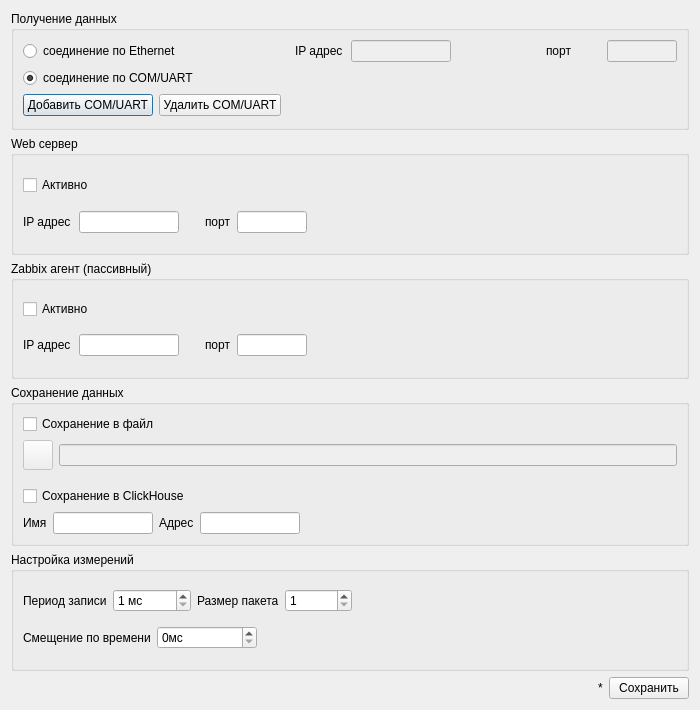
<?xml version="1.0" encoding="UTF-8"?>
<ui version="4.0">
 <class>SettingsDialog</class>
 <widget class="QDialog" name="SettingsDialog">
  <property name="geometry">
   <rect>
    <x>0</x>
    <y>0</y>
    <width>700</width>
    <height>710</height>
   </rect>
  </property>
  <property name="minimumSize">
   <size>
    <width>550</width>
    <height>350</height>
   </size>
  </property>
  <property name="maximumSize">
   <size>
    <width>700</width>
    <height>16777215</height>
   </size>
  </property>
  <property name="windowTitle">
   <string>Настройки</string>
  </property>
  <layout class="QVBoxLayout" name="verticalLayout_3">
   <item>
    <widget class="QGroupBox" name="groupBox">
     <property name="title">
      <string>Получение данных</string>
     </property>
     <layout class="QVBoxLayout" name="verticalLayout">
      <item>
       <layout class="QGridLayout" name="gridLayout">
        <item row="0" column="0">
         <widget class="QRadioButton" name="rbtnConnectByEthernet">
          <property name="text">
           <string>соединение по Ethernet</string>
          </property>
         </widget>
        </item>
        <item row="0" column="6">
         <widget class="QLineEdit" name="txtTCPPort">
          <property name="enabled">
           <bool>false</bool>
          </property>
          <property name="maximumSize">
           <size>
            <width>70</width>
            <height>16777215</height>
           </size>
          </property>
         </widget>
        </item>
        <item row="0" column="3">
         <widget class="QLineEdit" name="txtIPAddr">
          <property name="enabled">
           <bool>false</bool>
          </property>
          <property name="minimumSize">
           <size>
            <width>100</width>
            <height>0</height>
           </size>
          </property>
          <property name="maximumSize">
           <size>
            <width>100</width>
            <height>16777215</height>
           </size>
          </property>
         </widget>
        </item>
        <item row="0" column="1">
         <spacer name="horizontalSpacer">
          <property name="orientation">
           <enum>Qt::Horizontal</enum>
          </property>
          <property name="sizeType">
           <enum>QSizePolicy::MinimumExpanding</enum>
          </property>
          <property name="sizeHint" stdset="0">
           <size>
            <width>10</width>
            <height>20</height>
           </size>
          </property>
         </spacer>
        </item>
        <item row="0" column="5">
         <widget class="QLabel" name="label_5">
          <property name="minimumSize">
           <size>
            <width>55</width>
            <height>0</height>
           </size>
          </property>
          <property name="text">
           <string>порт</string>
          </property>
         </widget>
        </item>
        <item row="0" column="2">
         <widget class="QLabel" name="label">
          <property name="minimumSize">
           <size>
            <width>50</width>
            <height>0</height>
           </size>
          </property>
          <property name="text">
           <string>IP адрес</string>
          </property>
         </widget>
        </item>
        <item row="1" column="0">
         <widget class="QRadioButton" name="rbtnConnectByCom">
          <property name="minimumSize">
           <size>
            <width>0</width>
            <height>0</height>
           </size>
          </property>
          <property name="text">
           <string>соединение по COM/UART</string>
          </property>
          <property name="checked">
           <bool>true</bool>
          </property>
         </widget>
        </item>
        <item row="0" column="4">
         <spacer name="horizontalSpacer_4">
          <property name="orientation">
           <enum>Qt::Horizontal</enum>
          </property>
          <property name="sizeType">
           <enum>QSizePolicy::MinimumExpanding</enum>
          </property>
          <property name="sizeHint" stdset="0">
           <size>
            <width>10</width>
            <height>20</height>
           </size>
          </property>
         </spacer>
        </item>
       </layout>
      </item>
      <item>
       <layout class="QHBoxLayout" name="horizontalLayout_3">
        <item>
         <widget class="QPushButton" name="btnAddCOM">
          <property name="text">
           <string>Добавить COM/UART</string>
          </property>
         </widget>
        </item>
        <item>
         <widget class="QPushButton" name="btnDelCOM">
          <property name="text">
           <string>Удалить COM/UART</string>
          </property>
         </widget>
        </item>
        <item>
         <spacer name="horizontalSpacer_5">
          <property name="orientation">
           <enum>Qt::Horizontal</enum>
          </property>
          <property name="sizeHint" stdset="0">
           <size>
            <width>40</width>
            <height>20</height>
           </size>
          </property>
         </spacer>
        </item>
       </layout>
      </item>
     </layout>
    </widget>
   </item>
   <item>
    <widget class="QGroupBox" name="groupBox_3">
     <property name="minimumSize">
      <size>
       <width>0</width>
       <height>111</height>
      </size>
     </property>
     <property name="title">
      <string>Web сервер</string>
     </property>
     <layout class="QVBoxLayout" name="verticalLayout_5">
      <item>
       <widget class="QCheckBox" name="chbWebActive">
        <property name="text">
         <string>Активно</string>
        </property>
       </widget>
      </item>
      <item>
       <layout class="QHBoxLayout" name="horizontalLayout">
        <item>
         <widget class="QLabel" name="label_2">
          <property name="minimumSize">
           <size>
            <width>50</width>
            <height>0</height>
           </size>
          </property>
          <property name="text">
           <string>IP адрес</string>
          </property>
         </widget>
        </item>
        <item>
         <widget class="QLineEdit" name="txtWebIPAddr">
          <property name="enabled">
           <bool>true</bool>
          </property>
          <property name="minimumSize">
           <size>
            <width>100</width>
            <height>0</height>
           </size>
          </property>
          <property name="maximumSize">
           <size>
            <width>100</width>
            <height>16777215</height>
           </size>
          </property>
         </widget>
        </item>
        <item>
         <spacer name="horizontalSpacer_7">
          <property name="orientation">
           <enum>Qt::Horizontal</enum>
          </property>
          <property name="sizeType">
           <enum>QSizePolicy::Fixed</enum>
          </property>
          <property name="sizeHint" stdset="0">
           <size>
            <width>20</width>
            <height>20</height>
           </size>
          </property>
         </spacer>
        </item>
        <item>
         <widget class="QLabel" name="label_6">
          <property name="text">
           <string>порт</string>
          </property>
         </widget>
        </item>
        <item>
         <widget class="QLineEdit" name="txtWebPort">
          <property name="enabled">
           <bool>true</bool>
          </property>
          <property name="maximumSize">
           <size>
            <width>70</width>
            <height>16777215</height>
           </size>
          </property>
         </widget>
        </item>
        <item>
         <spacer name="horizontalSpacer_6">
          <property name="orientation">
           <enum>Qt::Horizontal</enum>
          </property>
          <property name="sizeType">
           <enum>QSizePolicy::MinimumExpanding</enum>
          </property>
          <property name="sizeHint" stdset="0">
           <size>
            <width>10</width>
            <height>20</height>
           </size>
          </property>
         </spacer>
        </item>
       </layout>
      </item>
     </layout>
    </widget>
   </item>
   <item>
    <widget class="QGroupBox" name="groupBox_4">
     <property name="minimumSize">
      <size>
       <width>0</width>
       <height>100</height>
      </size>
     </property>
     <property name="title">
      <string>Zabbix агент (пассивный)</string>
     </property>
     <layout class="QVBoxLayout" name="verticalLayout_6">
      <item>
       <widget class="QCheckBox" name="chbZabbixActive">
        <property name="text">
         <string>Активно</string>
        </property>
       </widget>
      </item>
      <item>
       <layout class="QHBoxLayout" name="horizontalLayout_5">
        <item>
         <widget class="QLabel" name="label_3">
          <property name="minimumSize">
           <size>
            <width>50</width>
            <height>0</height>
           </size>
          </property>
          <property name="text">
           <string>IP адрес</string>
          </property>
         </widget>
        </item>
        <item>
         <widget class="QLineEdit" name="txtZabbixIPAddr">
          <property name="enabled">
           <bool>true</bool>
          </property>
          <property name="minimumSize">
           <size>
            <width>100</width>
            <height>0</height>
           </size>
          </property>
          <property name="maximumSize">
           <size>
            <width>100</width>
            <height>16777215</height>
           </size>
          </property>
         </widget>
        </item>
        <item>
         <spacer name="horizontalSpacer_8">
          <property name="orientation">
           <enum>Qt::Horizontal</enum>
          </property>
          <property name="sizeType">
           <enum>QSizePolicy::Fixed</enum>
          </property>
          <property name="sizeHint" stdset="0">
           <size>
            <width>20</width>
            <height>20</height>
           </size>
          </property>
         </spacer>
        </item>
        <item>
         <widget class="QLabel" name="label_8">
          <property name="text">
           <string>порт</string>
          </property>
         </widget>
        </item>
        <item>
         <widget class="QLineEdit" name="txtZabbixPort">
          <property name="enabled">
           <bool>true</bool>
          </property>
          <property name="maximumSize">
           <size>
            <width>70</width>
            <height>16777215</height>
           </size>
          </property>
         </widget>
        </item>
        <item>
         <spacer name="horizontalSpacer_9">
          <property name="orientation">
           <enum>Qt::Horizontal</enum>
          </property>
          <property name="sizeType">
           <enum>QSizePolicy::MinimumExpanding</enum>
          </property>
          <property name="sizeHint" stdset="0">
           <size>
            <width>10</width>
            <height>20</height>
           </size>
          </property>
         </spacer>
        </item>
       </layout>
      </item>
     </layout>
    </widget>
   </item>
   <item>
    <widget class="QGroupBox" name="grbSaveData">
     <property name="title">
      <string>Сохранение данных</string>
     </property>
     <layout class="QVBoxLayout" name="verticalLayout_2">
      <item>
       <widget class="QCheckBox" name="chbArchEna">
        <property name="enabled">
         <bool>true</bool>
        </property>
        <property name="toolTip">
         <string>Активно</string>
        </property>
        <property name="layoutDirection">
         <enum>Qt::LeftToRight</enum>
        </property>
        <property name="text">
         <string>Сохранение в файл</string>
        </property>
       </widget>
      </item>
      <item>
       <layout class="QHBoxLayout" name="horizontalLayout_2">
        <property name="bottomMargin">
         <number>10</number>
        </property>
        <item>
         <widget class="QPushButton" name="btnArchPath">
          <property name="enabled">
           <bool>false</bool>
          </property>
          <property name="minimumSize">
           <size>
            <width>30</width>
            <height>30</height>
           </size>
          </property>
          <property name="maximumSize">
           <size>
            <width>30</width>
            <height>30</height>
           </size>
          </property>
          <property name="text">
           <string/>
          </property>
          <property name="icon">
           <iconset resource="../resources/resource.qrc">
            <normaloff>:/SVMonitor/images/open.png</normaloff>:/SVMonitor/images/open.png</iconset>
          </property>
         </widget>
        </item>
        <item>
         <widget class="QLineEdit" name="txtArchPath">
          <property name="enabled">
           <bool>false</bool>
          </property>
          <property name="minimumSize">
           <size>
            <width>200</width>
            <height>0</height>
           </size>
          </property>
         </widget>
        </item>
       </layout>
      </item>
      <item>
       <widget class="QCheckBox" name="chbSaveToChEna">
        <property name="text">
         <string>Сохранение в ClickHouse</string>
        </property>
       </widget>
      </item>
      <item>
       <layout class="QHBoxLayout" name="horizontalLayout_9">
        <property name="topMargin">
         <number>0</number>
        </property>
        <item>
         <widget class="QLabel" name="label_10">
          <property name="text">
           <string>Имя</string>
          </property>
         </widget>
        </item>
        <item>
         <widget class="QLineEdit" name="txtChName">
          <property name="maximumSize">
           <size>
            <width>100</width>
            <height>16777215</height>
           </size>
          </property>
         </widget>
        </item>
        <item>
         <widget class="QLabel" name="label_11">
          <property name="text">
           <string>Адрес</string>
          </property>
         </widget>
        </item>
        <item>
         <widget class="QLineEdit" name="txtChAddr">
          <property name="minimumSize">
           <size>
            <width>0</width>
            <height>0</height>
           </size>
          </property>
          <property name="maximumSize">
           <size>
            <width>100</width>
            <height>16777215</height>
           </size>
          </property>
         </widget>
        </item>
        <item>
         <spacer name="horizontalSpacer_10">
          <property name="orientation">
           <enum>Qt::Horizontal</enum>
          </property>
          <property name="sizeHint" stdset="0">
           <size>
            <width>40</width>
            <height>20</height>
           </size>
          </property>
         </spacer>
        </item>
       </layout>
      </item>
     </layout>
    </widget>
   </item>
   <item>
    <widget class="QGroupBox" name="groupBox_2">
     <property name="sizePolicy">
      <sizepolicy hsizetype="Preferred" vsizetype="Preferred">
       <horstretch>0</horstretch>
       <verstretch>0</verstretch>
      </sizepolicy>
     </property>
     <property name="minimumSize">
      <size>
       <width>0</width>
       <height>50</height>
      </size>
     </property>
     <property name="title">
      <string>Настройка измерений</string>
     </property>
     <layout class="QVBoxLayout" name="verticalLayout_4">
      <item>
       <layout class="QHBoxLayout" name="horizontalLayout_4">
        <item>
         <widget class="QLabel" name="label_4">
          <property name="text">
           <string>Период записи</string>
          </property>
         </widget>
        </item>
        <item>
         <widget class="QSpinBox" name="spinCycleRecMs">
          <property name="suffix">
           <string> мс</string>
          </property>
          <property name="minimum">
           <number>1</number>
          </property>
          <property name="maximum">
           <number>60000</number>
          </property>
          <property name="Value" stdset="0">
           <number>100</number>
          </property>
         </widget>
        </item>
        <item>
         <widget class="QLabel" name="label_7">
          <property name="text">
           <string>Размер пакета</string>
          </property>
         </widget>
        </item>
        <item>
         <widget class="QSpinBox" name="spinPacketSz">
          <property name="minimum">
           <number>1</number>
          </property>
          <property name="maximum">
           <number>1000000</number>
          </property>
          <property name="value">
           <number>1</number>
          </property>
          <property name="Value" stdset="0">
           <number>10</number>
          </property>
         </widget>
        </item>
        <item>
         <spacer name="horizontalSpacer_2">
          <property name="orientation">
           <enum>Qt::Horizontal</enum>
          </property>
          <property name="sizeType">
           <enum>QSizePolicy::Expanding</enum>
          </property>
          <property name="sizeHint" stdset="0">
           <size>
            <width>40</width>
            <height>20</height>
           </size>
          </property>
         </spacer>
        </item>
       </layout>
      </item>
      <item>
       <layout class="QHBoxLayout" name="horizontalLayout_7">
        <item>
         <widget class="QLabel" name="label_9">
          <property name="text">
           <string>Смещение по времени</string>
          </property>
         </widget>
        </item>
        <item>
         <widget class="QSpinBox" name="spinTimeOffsetMs">
          <property name="minimumSize">
           <size>
            <width>100</width>
            <height>1</height>
           </size>
          </property>
          <property name="suffix">
           <string>мс</string>
          </property>
          <property name="maximum">
           <number>1000000</number>
          </property>
         </widget>
        </item>
        <item>
         <spacer name="horizontalSpacer_11">
          <property name="orientation">
           <enum>Qt::Horizontal</enum>
          </property>
          <property name="sizeHint" stdset="0">
           <size>
            <width>40</width>
            <height>20</height>
           </size>
          </property>
         </spacer>
        </item>
       </layout>
      </item>
     </layout>
    </widget>
   </item>
   <item>
    <layout class="QHBoxLayout" name="horizontalLayout_6">
     <item>
      <spacer name="horizontalSpacer_3">
       <property name="orientation">
        <enum>Qt::Horizontal</enum>
       </property>
       <property name="sizeHint" stdset="0">
        <size>
         <width>40</width>
         <height>20</height>
        </size>
       </property>
      </spacer>
     </item>
     <item>
      <widget class="QLabel" name="lbChange">
       <property name="text">
        <string>*</string>
       </property>
      </widget>
     </item>
     <item>
      <widget class="QPushButton" name="btnSave">
       <property name="toolTip">
        <string>CTRL+S</string>
       </property>
       <property name="text">
        <string>Сохранить</string>
       </property>
       <property name="shortcut">
        <string>Ctrl+S</string>
       </property>
      </widget>
     </item>
    </layout>
   </item>
  </layout>
 </widget>
 <resources>
  <include location="../resources/resource.qrc"/>
 </resources>
 <connections/>
</ui>
